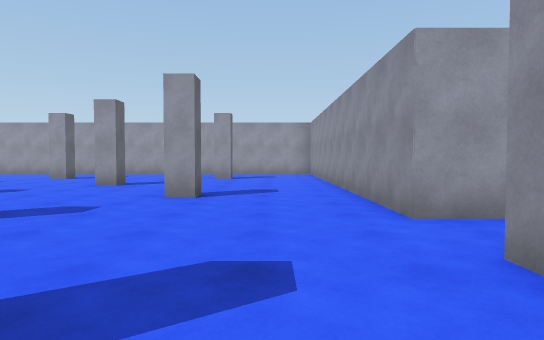
[1] (above)

24 first-person views from a walk through a Unity game level. The camera is 1.3 m above the floor, tilts 2° down and sees 75° across. The floor is counted in squares, 2 m on a side. Each view is taken from the middle of a square. On the plan, view 1 faces up. The plan holds only what a view shows up to about 10 squares ahead; the rest is blank. The place goes on beyond the plan. The player is left out. Surface patterns are stand-ins for the level's own textures.

[2]
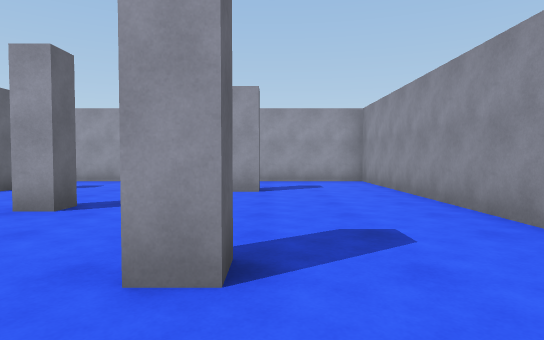

[3]
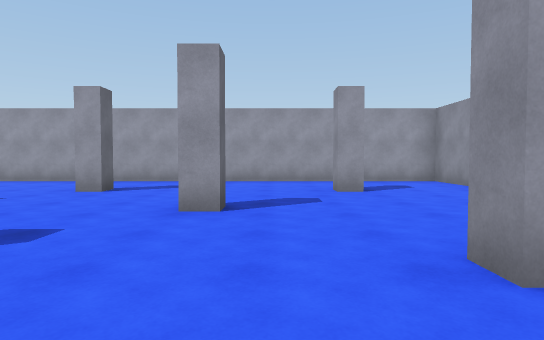

[4]
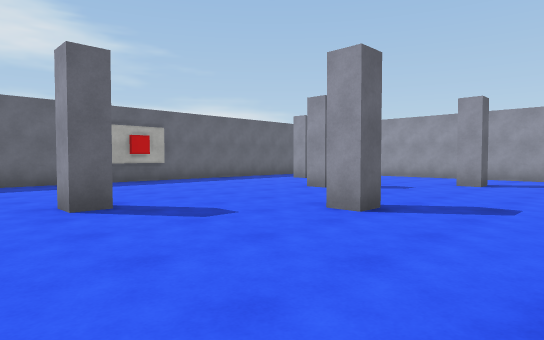

[5]
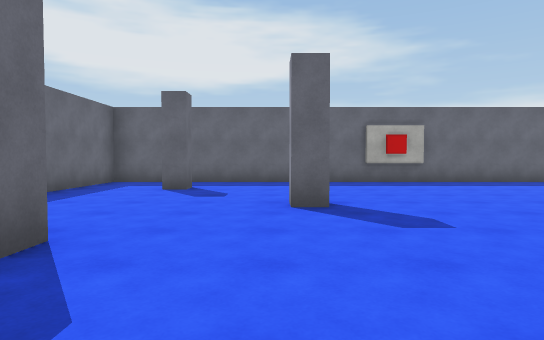

[6]
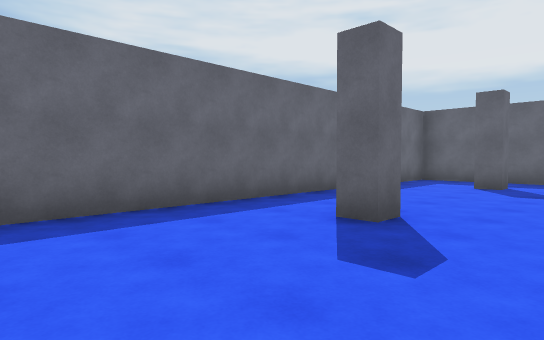

[7]
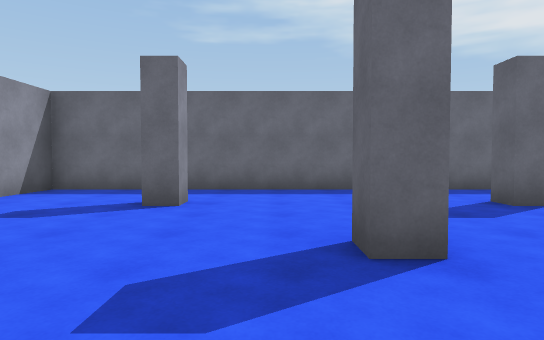

[8]
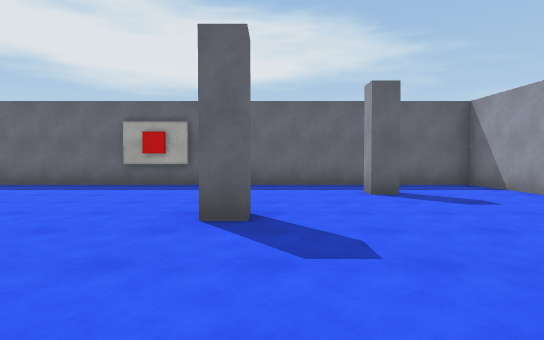

[9]
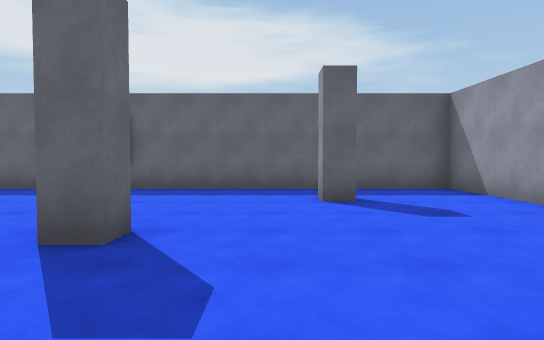

[10]
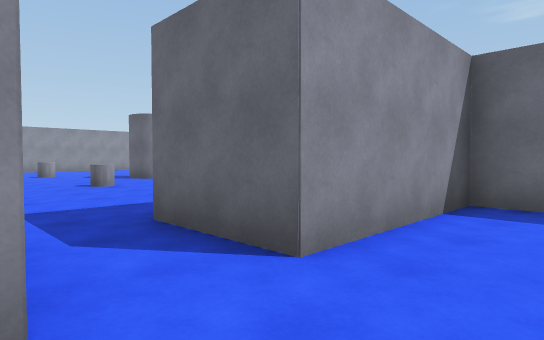

[11]
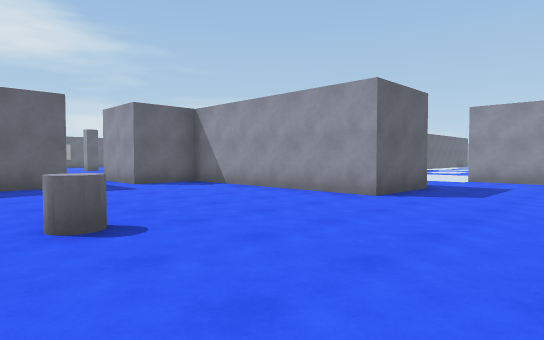

[12]
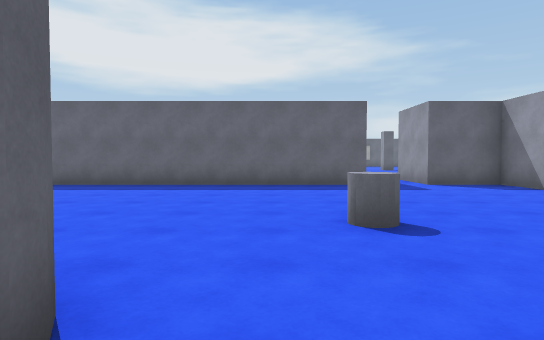

[13]
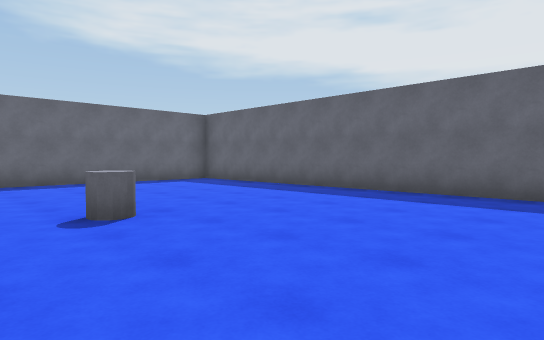

[14]
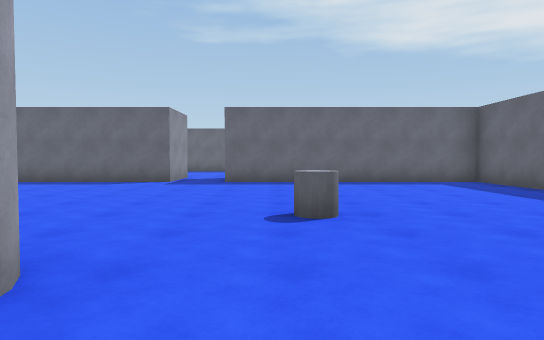

[15]
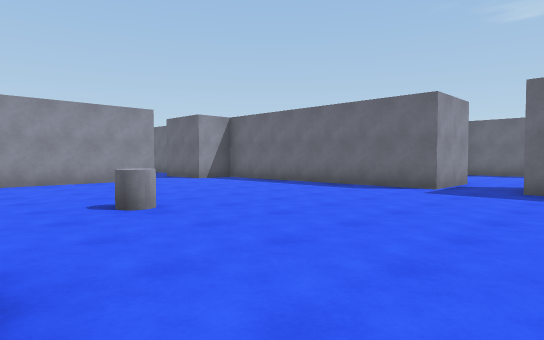

[16]
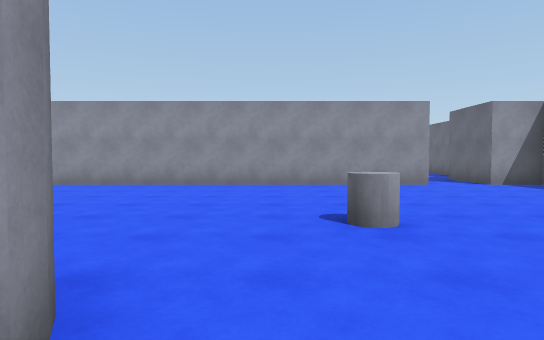

[17]
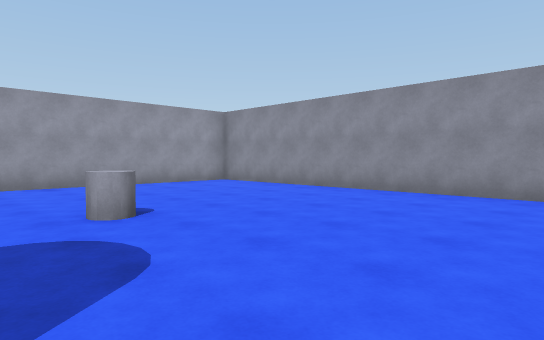

[18]
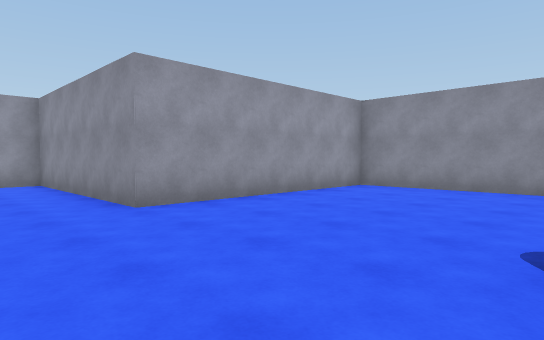

[19]
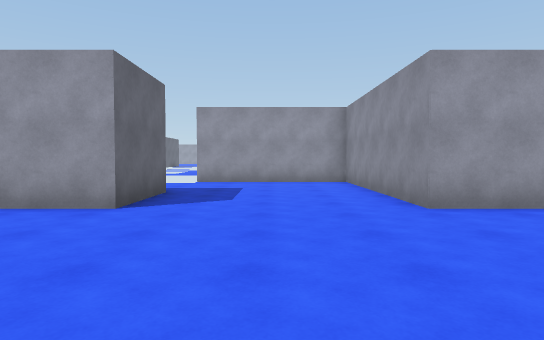

[20]
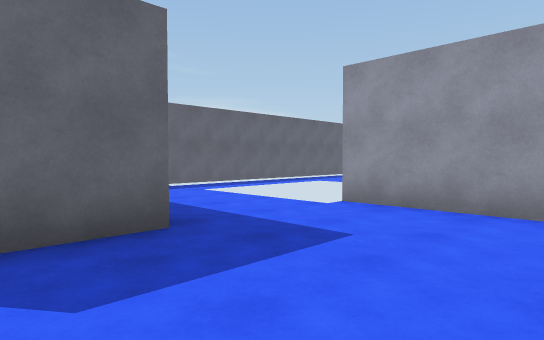

[21]
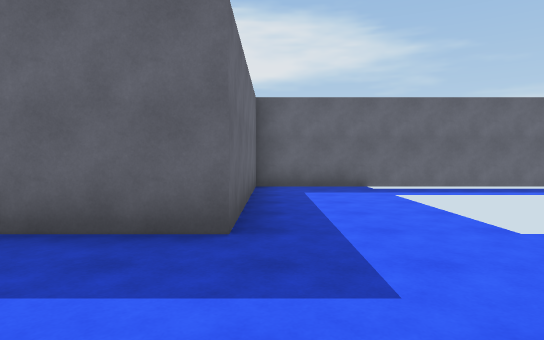

[22]
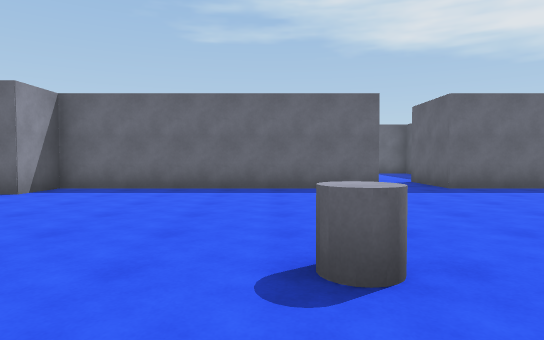

[23]
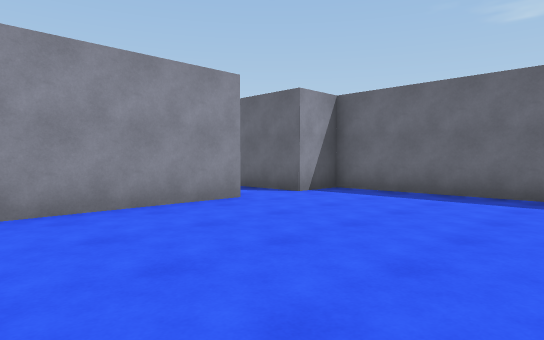

[24]
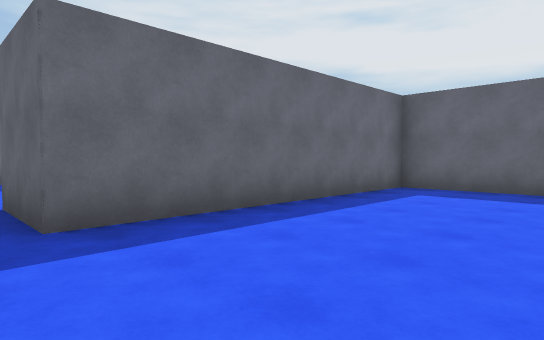

### Floor plan
Points are (right, up) in squares from view 1. A wall is a line through its corners. A room is listed if a view was taken in it or the views show most of it. See-through windows are left out.
Room 1 (views 1, 2, 3, 4, 5, 6, 7, 8, 9, 10)
walls: (-6.3, 6.4) (-6.3, 5.8) (-6.8, 5.8); (-4.2, 3.8) (-3.6, 3.8) (-3.6, 3.2); (-8.6, 3.9) (-8.6, 3.3) (-9.1, 3.3); (-3.6, 8.8) (-3.6, 8.3) (-4.1, 8.3); (-9.1, 8.8) (-8.6, 8.8) (-8.6, 8.3) (-9.1, 8.3); (-6.9, 1.3) (-6.3, 1.3) (-6.3, 0.8); (-1.2, 6.2) (-1.2, 5.8) (-1.7, 5.8) (-1.7, 6.2); (-6.3, 11.2) (-6.3, 10.8) (-6.8, 10.8); (-1.7, 0.8) (-1.7, 1.3) (-1.2, 1.3); (-1.2, 10.8) (-1.7, 10.8) (-1.7, 11.2); (-13.2, 6.5) (-13.2, 6); (-11.8, 1.3) (-11.3, 1.3) (-11.3, 0.8); (-11.3, 11.4) (-11.3, 10.8) (-11.8, 10.8); (-9.1, -1.2) (1.5, -1.2) (1.5, 2.3) (3.5, 2.3); (3.5, 3.7) (1.5, 3.7) (1.5, 13.7) (-13.5, 13.7) (-13.5, -1.2) (-10.6, -1.2)
ways out: opening at (2.5, 3) to room 2
Room 2 (views 11, 12, 13, 14, 15, 16, 17, 18, 19, 20, 21, 22, 23, 24)
walls: (3.5, 2.3) (3.5, -9.5) (10.3, -9.5) (10.3, -11.5); (18.5, -6.9) (18.5, 5.5) (13, 5.5) (13, 10.5) (8.9, 10.5); (11.7, -11.5) (11.7, -9.5) (18.5, -9.5) (18.5, -8.2) (20.2, -8.2); (4, 14.2) (4, 7.6) (9, 7.6) (9, 5.5) (3.5, 5.5) (3.5, 3.7)
ways out: opening at (2.5, 3) to room 1; opening at (11, -10.5); opening at (19.5, -7.5)
objects: grey cylinder (8, -4); grey cylinder (8, 1); grey cylinder (13, -4); grey cylinder (13, 1)

Where each view was taken, in squares from view 1:
view 1: 0 up, 0 right, facing up
view 2: 4 up, 1 left, facing up
view 3: 4 up, 3 left, facing up
view 4: 2 up, 4 left, facing up-left
view 5: 3 up, 4 left, facing left
view 6: 3 up, 3 left, facing down-left
view 7: 6 up, 3 left, facing down
view 8: 9 up, 5 left, facing left
view 9: 10 up, 6 left, facing left
view 10: 4 up, 0 right, facing down-right
view 11: 0 up, 12 right, facing up-left
view 12: 0 up, 12 right, facing left
view 13: 0 up, 10 right, facing down-left
view 14: 0 up, 9 right, facing down
view 15: 2 down, 9 right, facing down-right
view 16: 3 down, 10 right, facing right
view 17: 3 down, 12 right, facing up-right
view 18: 1 up, 11 right, facing up-right
view 19: 1 up, 11 right, facing up
view 20: 6 up, 12 right, facing up-left
view 21: 8 up, 12 right, facing left
view 22: 2 down, 14 right, facing down
view 23: 3 down, 14 right, facing down-right
view 24: 6 down, 11 right, facing down-left
